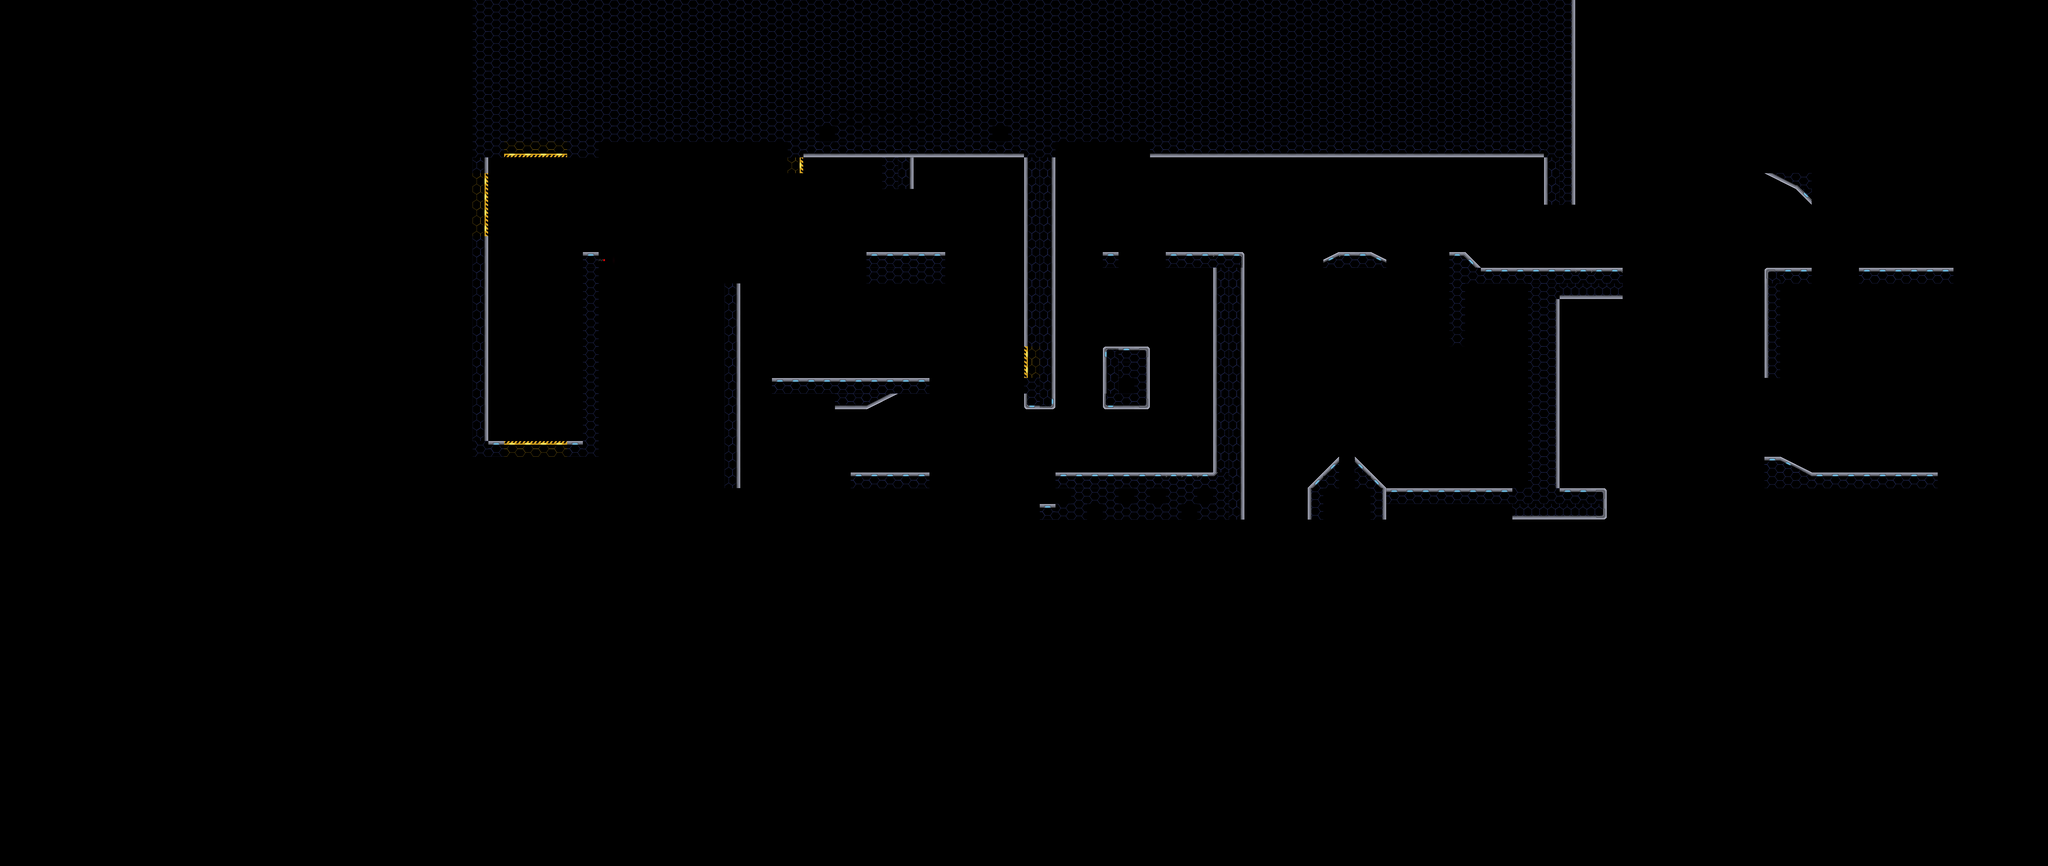

The image is a tile-based game level rendered from a .tmx file. Its description and source (layers, tilesets, objects; grid data summarised) follow:
An orthogonal 130x55 tile map with 64x64 px tiles, 1 tile layer (Copy of Platforms), 6 tilesets and 46 objects (27x Wall, 4x LaserShooter, 4x Button, 4x Door, 3x CameraTrigger, ...).

<map version="1.9" tiledversion="1.9.2" orientation="orthogonal" renderorder="right-down" width="130" height="55" tilewidth="64" tileheight="64" infinite="0" nextlayerid="31" nextobjectid="265">
 <tileset firstgid="1" name="1" tilewidth="64" tileheight="64" tilecount="256" columns="16">
  <image source="Platforms_Tile_Set_11_05_23.png" width="1024" height="1024" />
 </tileset>
 <tileset firstgid="257" name="2" tilewidth="64" tileheight="64" tilecount="480" columns="30">
  <image source="background_level_1_new_-_Copy.jpg" width="1920" height="1080" />
 </tileset>
 <tileset firstgid="737" name="Platforms_Tile_Set_11_05_23_with_doors" tilewidth="64" tileheight="64" tilecount="256" columns="16">
  <image source="Platforms_Tile_Set_11_05_23_with_doors.png" width="1024" height="1024" />
 </tileset>
 <tileset firstgid="993" name="Platforms_Tile_Set_with_Walls_12_05_23" tilewidth="64" tileheight="64" tilecount="256" columns="16">
  <image source="Platforms_Tile_Set_with_Walls_12_05_23.png" width="1024" height="1024" />
 </tileset>
 <tileset firstgid="1249" name="Platfrom_TileSet_15_05" tilewidth="64" tileheight="64" tilecount="256" columns="16">
  <image source="Platfrom_TileSet_15_05.png" width="1024" height="1024" />
 </tileset>
 <tileset firstgid="1505" name="door1" tilewidth="64" tileheight="256" tilecount="1" columns="1">
  <image source="door1.png" width="64" height="256" />
 </tileset>
 <layer id="27" name="Copy of Platforms" width="130" height="55">
  <properties>
   <property name="BoundaryWidth" type="int" value="2" />
   <property name="mainLayer" type="bool" value="true" />
  </properties>
  <data>[7150 cells, 1017 non-empty, 44 distinct tile ids]</data>
 </layer>
 <objectgroup id="29" name="Object Layer 2">
  <object id="171" class="Wall" x="3008" y="1152">
   <polygon points="833,1 832,-128 512,-128 512,0" />
  </object>
  <object id="173" class="Wall" x="4160" y="1664">
   <polyline points="0,0 0,-1024 -256,-1024 -896,-1024 -896,-960 -960,-960" />
  </object>
  <object id="174" class="Wall" x="3008" y="1152">
   <polyline points="0,0 0,832" />
  </object>
  <object id="177" class="Wall" x="4480" y="1024">
   <polyline points="-256,1088 -256,1024.5 -192,1024 -192,896 448,896 448,64 576,0 576,1088 512,1088" />
  </object>
  <object id="178" class="Wall" x="5312" y="2112">
   <polygon points="0,0 0,-128 128,-256 128,-128 64,-128 64,0" />
  </object>
  <object id="181" class="Wall" x="5376" y="1056">
   <polygon points="0,0 64,-32 192,-32 255.333,-0.666667 256,32 0,32" />
  </object>
  <object id="182" class="Wall" x="5888" y="1344">
   <polygon points="0,64 0,-320 64,-320 128,-256 384,-256 704,-256 704,-128 448,-128 448,640 640,640 640,768 256,768 256,704 256,-192 64,-192 64,64" />
  </object>
  <object id="186" class="Wall" x="3136" y="1536">
   <polyline points="0,0 640,0 640,64 512,64 384,127.333 256,128 254.667,65.3333 0,64 0,0" />
  </object>
  <object id="191" class="Wall" x="2368" y="1088">
   <polyline points="0,-64 0,704 -384,704 -384,-448 64,-448" />
  </object>
  <object id="201" class="Wall" x="5504" y="1856">
   <polygon points="0,0 0,128 64,128 64,256 128,256 128,128" />
  </object>
  <object id="206" class="Wall" x="7168" y="1088">
   <polyline points="0,0 0,448 64,448 64,64 192,64 192,0 0,0" />
  </object>
  <object id="207" class="Wall" x="7552" y="1088">
   <polyline points="0,0 0,64 384,64 384,0 0,0" />
  </object>
  <object id="208" class="Wall" x="7168" y="1856">
   <polyline points="0,0 0,128 704,128 704,64 192,64 64,0 0,0" />
  </object>
  <object id="210" class="SpawnPoint" x="2112" y="1472" width="64" height="64" />
  <object id="211" class="CameraTrigger" x="2248" y="1402.67">
   <properties>
    <property name="nextLocation" type="int" value="0" />
   </properties>
   <polyline points="0,0 -198.667,293.333 -109.333,-113.333 5.33333,232 -112,126.667 121.333,120 -182.667,-25.3333 -94.6667,176" />
  </object>
  <object id="212" class="CameraLocation" x="2176" y="1152" width="64" height="64">
   <properties>
    <property name="index" type="int" value="0" />
    <property name="scale" type="float" value="2" />
   </properties>
  </object>
  <object id="216" class="LaserShooter" gid="776" x="1984" y="1728" width="64" height="64">
   <properties>
    <property name="side" type="int" value="2" />
   </properties>
  </object>
  <object id="218" class="Button" gid="1036" x="3392" y="1664" width="64" height="64" rotation="270">
   <properties>
    <property name="id" type="int" value="1" />
   </properties>
  </object>
  <object id="224" class="Wall" x="2432" y="640">
   <polyline points="0,0 0,-64 768,-64 768,64 832,64 832,0 1152,0 1152,128 1280,128 1280,0 1728,0 1728,1024" />
  </object>
  <object id="225" class="Wall" x="2368" y="1024">
   <polyline points="0,0 64,0 64,832" />
  </object>
  <object id="226" class="Wall" x="3008" y="1152">
   <polyline points="0,0 -64,0 -64,832 0,832" />
  </object>
  <object id="228" class="LaserShooter" gid="776" x="3008" y="1984" width="64" height="64">
   <properties>
    <property name="side" type="int" value="2" />
   </properties>
  </object>
  <object id="229" class="Wall" x="4480" y="1408">
   <polygon points="0,0 192,0 192,256 0,256" />
  </object>
  <object id="230" class="Wall" x="4288" y="640">
   <polyline points="0,0 0,-64 384,-64 384,0 1984,0 1984,192 2112,192 1984,192 1984,0 0,0 0,1024 -128,1024" />
  </object>
  <object id="231" class="Button" gid="1036" x="6144" y="1408" width="64" height="64" rotation="270">
   <properties>
    <property name="id" type="int" value="2" />
   </properties>
  </object>
  <object id="232" class="Button" gid="1036" x="6336" y="1344" width="64" height="64" rotation="90">
   <properties>
    <property name="id" type="int" value="3" />
   </properties>
  </object>
  <object id="237" class="LaserShooter" gid="776" x="5056" y="1984" width="64" height="64">
   <properties>
    <property name="side" type="int" value="2" />
   </properties>
  </object>
  <object id="238" class="Wall" x="4928" y="1088">
   <polyline points="0,0 -192,0 -192,-64 128,-64" />
  </object>
  <object id="239" class="Wall" x="4544" y="1088">
   <polyline points="0,0 -64,0 -64,-64 0,-64 0,0" />
  </object>
  <object id="240" class="Wall" x="7360" y="832">
   <polygon points="0,0 -64,-64 -192,-128 0,-128" />
  </object>
  <object id="241" class="Door" gid="1505" x="3456" y="1920" width="64" height="256">
   <properties>
    <property name="id" type="int" value="1" />
   </properties>
  </object>
  <object id="243" class="Door" gid="1505" x="6308" y="1088" width="64" height="256">
   <properties>
    <property name="id" type="int" value="2" />
   </properties>
  </object>
  </objectgroup>
 <objectgroup id="30" name="object Layer 1" visible="0">
  <!-- 1 objects omitted --></objectgroup>
</map>
<!-- 14 of 46 objects omitted -->
